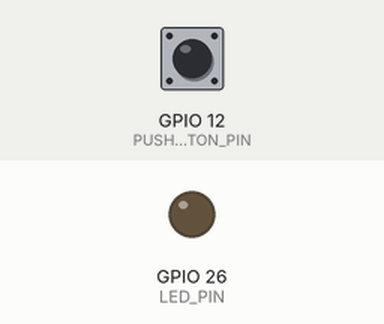
Simulated run of this sketch. Board: ESP32. Shown: output pins drawn as LEDs (lit = HIGH). The test bench sets the inputs (shaded band); at power-on: GPIO 12 (PUSHBUTTON_PIN) HIGH.

Above: at 1.2 s.
1.3 s: GPIO 12 (PUSHBUTTON_PIN) pulled LOW for 0.15 s
At 1.4 s:
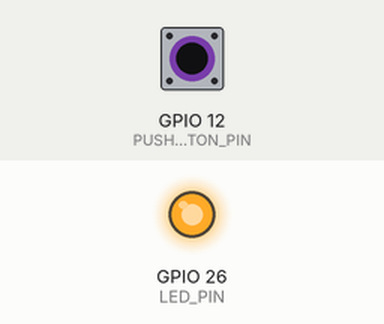
3.0 s: GPIO 12 (PUSHBUTTON_PIN) pulled LOW for 3.2 s
At 7.1 s:
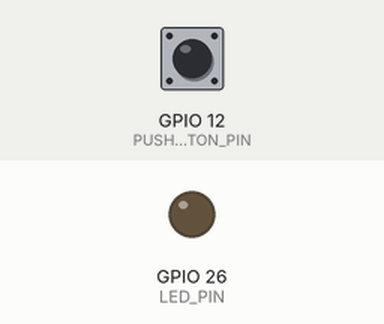
Timing chart, 0 to 8.6 s (numbered marks = the images above; inputs shaded):
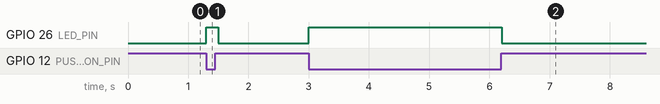

The sketch:

sketch_apr10a.ino
```cpp
#define PUSHBUTTON_PIN 12
#define LED_PIN 26
int button =0;


void setup() {
  // put your setup code here, to run once:
pinMode(LED_PIN,OUTPUT);
pinMode(PUSHBUTTON_PIN,INPUT_PULLUP);
}

void loop() {
  // put your main code here, to run repeatedly:
button=digitalRead(PUSHBUTTON_PIN);
if(button==LOW){
digitalWrite(LED_PIN,HIGH);
delay(100);
}
else digitalWrite(LED_PIN,LOW);

}
```

Measured:
- after the input at 1.3 s, GPIO 26 (LED_PIN): LOW → HIGH at once, → LOW 0.20 s later
- after the input at 3.0 s, GPIO 26 (LED_PIN): LOW → HIGH at once, → LOW 3.2 s later
